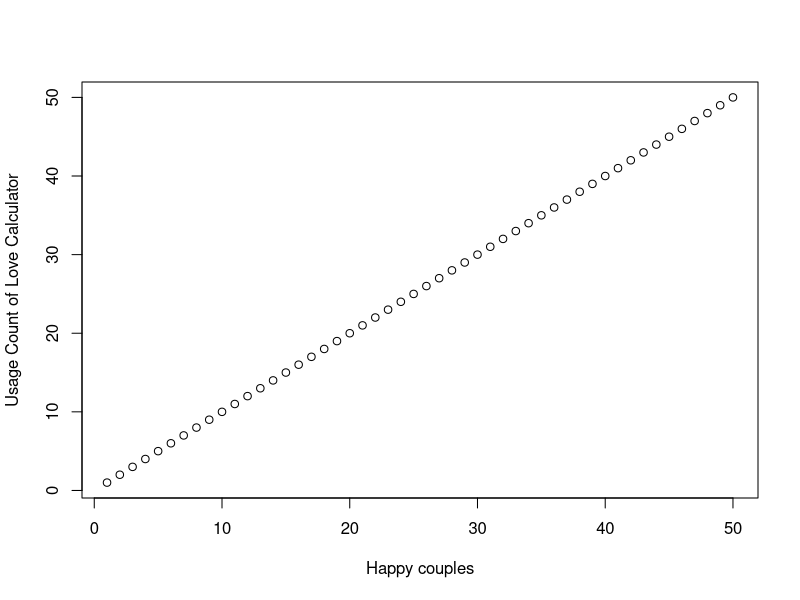

Here is the R script that generated this plot:
## ---- chunk 1
plot(1:50, xlab='Happy couples', ylab='Usage Count of Love Calculator')
